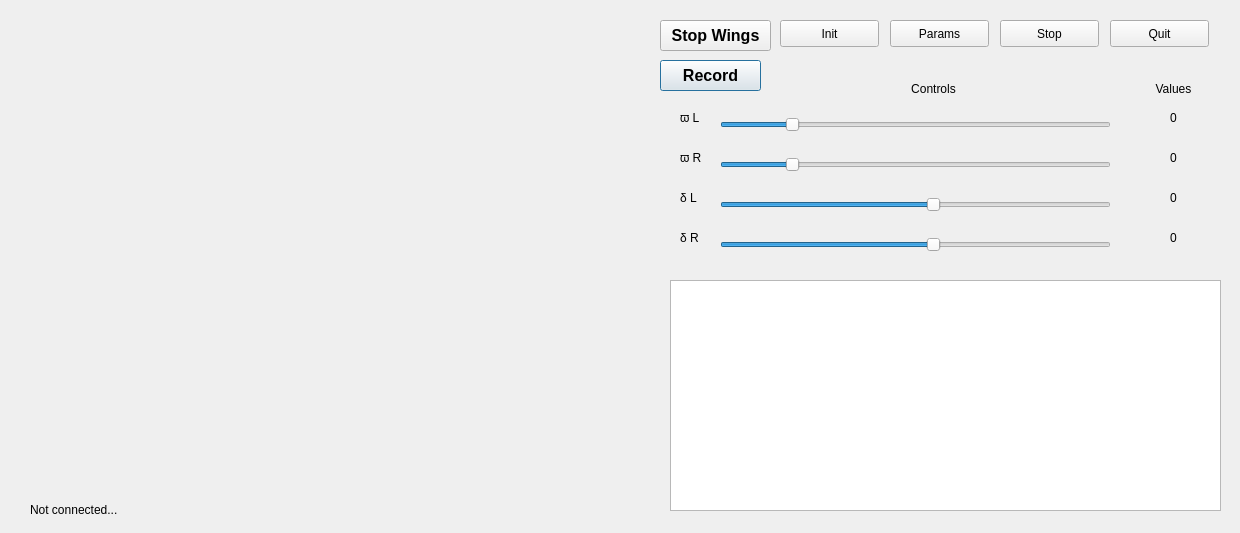
<?xml version="1.0" encoding="UTF-8"?>
<ui version="4.0">
 <class>Dialog</class>
 <widget class="QDialog" name="Dialog">
  <property name="geometry">
   <rect>
    <x>0</x>
    <y>0</y>
    <width>1240</width>
    <height>533</height>
   </rect>
  </property>
  <property name="windowTitle">
   <string>Dialog</string>
  </property>
  <widget class="QLabel" name="imgCamera">
   <property name="geometry">
    <rect>
     <x>10</x>
     <y>10</y>
     <width>640</width>
     <height>480</height>
    </rect>
   </property>
   <property name="autoFillBackground">
    <bool>true</bool>
   </property>
   <property name="frameShadow">
    <enum>QFrame::Plain</enum>
   </property>
   <property name="text">
    <string/>
   </property>
  </widget>
  <widget class="QPushButton" name="btnRecordOrStop">
   <property name="geometry">
    <rect>
     <x>660</x>
     <y>60</y>
     <width>101</width>
     <height>31</height>
    </rect>
   </property>
   <property name="font">
    <font>
     <pointsize>12</pointsize>
     <weight>75</weight>
     <bold>true</bold>
    </font>
   </property>
   <property name="text">
    <string>Record</string>
   </property>
  </widget>
  <widget class="QPlainTextEdit" name="txtConsole">
   <property name="geometry">
    <rect>
     <x>670</x>
     <y>280</y>
     <width>551</width>
     <height>231</height>
    </rect>
   </property>
   <property name="font">
    <font>
     <family>Courier New</family>
     <pointsize>10</pointsize>
    </font>
   </property>
   <property name="readOnly">
    <bool>true</bool>
   </property>
  </widget>
  <widget class="QLabel" name="labelStatus">
   <property name="geometry">
    <rect>
     <x>30</x>
     <y>500</y>
     <width>141</width>
     <height>20</height>
    </rect>
   </property>
   <property name="text">
    <string>Not connected...</string>
   </property>
  </widget>
  <widget class="QLabel" name="labelControls">
   <property name="geometry">
    <rect>
     <x>900</x>
     <y>80</y>
     <width>67</width>
     <height>17</height>
    </rect>
   </property>
   <property name="text">
    <string>Controls</string>
   </property>
   <property name="alignment">
    <set>Qt::AlignCenter</set>
   </property>
  </widget>
  <widget class="QSlider" name="slideOmegaLeft">
   <property name="geometry">
    <rect>
     <x>720</x>
     <y>110</y>
     <width>391</width>
     <height>29</height>
    </rect>
   </property>
   <property name="maximum">
    <number>75</number>
   </property>
   <property name="singleStep">
    <number>1</number>
   </property>
   <property name="value">
    <number>13</number>
   </property>
   <property name="orientation">
    <enum>Qt::Horizontal</enum>
   </property>
  </widget>
  <widget class="QSlider" name="slideOmgeraRight">
   <property name="geometry">
    <rect>
     <x>720</x>
     <y>150</y>
     <width>391</width>
     <height>29</height>
    </rect>
   </property>
   <property name="maximum">
    <number>75</number>
   </property>
   <property name="singleStep">
    <number>1</number>
   </property>
   <property name="value">
    <number>13</number>
   </property>
   <property name="orientation">
    <enum>Qt::Horizontal</enum>
   </property>
  </widget>
  <widget class="QSlider" name="slideDeltaleft">
   <property name="geometry">
    <rect>
     <x>720</x>
     <y>190</y>
     <width>391</width>
     <height>29</height>
    </rect>
   </property>
   <property name="minimum">
    <number>-75</number>
   </property>
   <property name="maximum">
    <number>75</number>
   </property>
   <property name="value">
    <number>7</number>
   </property>
   <property name="orientation">
    <enum>Qt::Horizontal</enum>
   </property>
  </widget>
  <widget class="QSlider" name="slideDeltaRight">
   <property name="geometry">
    <rect>
     <x>720</x>
     <y>230</y>
     <width>391</width>
     <height>29</height>
    </rect>
   </property>
   <property name="minimum">
    <number>-75</number>
   </property>
   <property name="maximum">
    <number>75</number>
   </property>
   <property name="value">
    <number>7</number>
   </property>
   <property name="orientation">
    <enum>Qt::Horizontal</enum>
   </property>
  </widget>
  <widget class="QLabel" name="labelOmegaLeft">
   <property name="geometry">
    <rect>
     <x>680</x>
     <y>110</y>
     <width>41</width>
     <height>17</height>
    </rect>
   </property>
   <property name="text">
    <string>&lt;html&gt;&lt;head/&gt;&lt;body&gt;&lt;p&gt;ϖ L &lt;/p&gt;&lt;/body&gt;&lt;/html&gt;</string>
   </property>
  </widget>
  <widget class="QLabel" name="labelOmegaRight">
   <property name="geometry">
    <rect>
     <x>680</x>
     <y>150</y>
     <width>41</width>
     <height>17</height>
    </rect>
   </property>
   <property name="text">
    <string>&lt;html&gt;&lt;head/&gt;&lt;body&gt;&lt;p&gt;ϖ R&lt;/p&gt;&lt;/body&gt;&lt;/html&gt;</string>
   </property>
  </widget>
  <widget class="QLabel" name="labelDeltaLeft">
   <property name="geometry">
    <rect>
     <x>680</x>
     <y>190</y>
     <width>41</width>
     <height>17</height>
    </rect>
   </property>
   <property name="text">
    <string>&lt;html&gt;&lt;head/&gt;&lt;body&gt;&lt;p&gt;δ L&lt;/p&gt;&lt;/body&gt;&lt;/html&gt;</string>
   </property>
  </widget>
  <widget class="QLabel" name="labelDeltaRight">
   <property name="geometry">
    <rect>
     <x>680</x>
     <y>230</y>
     <width>41</width>
     <height>17</height>
    </rect>
   </property>
   <property name="text">
    <string>&lt;html&gt;&lt;head/&gt;&lt;body&gt;&lt;p&gt;δ R&lt;/p&gt;&lt;/body&gt;&lt;/html&gt;</string>
   </property>
  </widget>
  <widget class="QLabel" name="labelOmgLeftVal">
   <property name="geometry">
    <rect>
     <x>1140</x>
     <y>110</y>
     <width>67</width>
     <height>17</height>
    </rect>
   </property>
   <property name="text">
    <string>&lt;html&gt;&lt;head/&gt;&lt;body&gt;&lt;p align=&quot;center&quot;&gt;0&lt;/p&gt;&lt;/body&gt;&lt;/html&gt;</string>
   </property>
  </widget>
  <widget class="QLabel" name="labelOmrRightVal">
   <property name="geometry">
    <rect>
     <x>1140</x>
     <y>150</y>
     <width>67</width>
     <height>17</height>
    </rect>
   </property>
   <property name="text">
    <string>&lt;html&gt;&lt;head/&gt;&lt;body&gt;&lt;p align=&quot;center&quot;&gt;0&lt;/p&gt;&lt;/body&gt;&lt;/html&gt;</string>
   </property>
  </widget>
  <widget class="QLabel" name="labelDeltaLeftVal">
   <property name="geometry">
    <rect>
     <x>1140</x>
     <y>190</y>
     <width>67</width>
     <height>17</height>
    </rect>
   </property>
   <property name="text">
    <string>&lt;html&gt;&lt;head/&gt;&lt;body&gt;&lt;p align=&quot;center&quot;&gt;0&lt;/p&gt;&lt;/body&gt;&lt;/html&gt;</string>
   </property>
  </widget>
  <widget class="QLabel" name="labelDeltaRightVal">
   <property name="geometry">
    <rect>
     <x>1140</x>
     <y>230</y>
     <width>67</width>
     <height>17</height>
    </rect>
   </property>
   <property name="text">
    <string>&lt;html&gt;&lt;head/&gt;&lt;body&gt;&lt;p align=&quot;center&quot;&gt;0&lt;/p&gt;&lt;/body&gt;&lt;/html&gt;</string>
   </property>
  </widget>
  <widget class="QPushButton" name="btnLocate">
   <property name="geometry">
    <rect>
     <x>660</x>
     <y>20</y>
     <width>111</width>
     <height>31</height>
    </rect>
   </property>
   <property name="font">
    <font>
     <pointsize>12</pointsize>
     <weight>75</weight>
     <bold>true</bold>
    </font>
   </property>
   <property name="text">
    <string>Stop Wings</string>
   </property>
  </widget>
  <widget class="QLabel" name="labelValues">
   <property name="geometry">
    <rect>
     <x>1140</x>
     <y>80</y>
     <width>67</width>
     <height>17</height>
    </rect>
   </property>
   <property name="text">
    <string>Values</string>
   </property>
   <property name="alignment">
    <set>Qt::AlignCenter</set>
   </property>
  </widget>
  <widget class="QPushButton" name="btnInit">
   <property name="geometry">
    <rect>
     <x>780</x>
     <y>20</y>
     <width>99</width>
     <height>27</height>
    </rect>
   </property>
   <property name="text">
    <string>Init</string>
   </property>
  </widget>
  <widget class="QPushButton" name="btnStop">
   <property name="geometry">
    <rect>
     <x>1000</x>
     <y>20</y>
     <width>99</width>
     <height>27</height>
    </rect>
   </property>
   <property name="text">
    <string>Stop</string>
   </property>
  </widget>
  <widget class="QPushButton" name="btnParams">
   <property name="geometry">
    <rect>
     <x>890</x>
     <y>20</y>
     <width>99</width>
     <height>27</height>
    </rect>
   </property>
   <property name="text">
    <string>Params</string>
   </property>
  </widget>
  <widget class="QPushButton" name="btnQuit">
   <property name="geometry">
    <rect>
     <x>1110</x>
     <y>20</y>
     <width>99</width>
     <height>27</height>
    </rect>
   </property>
   <property name="text">
    <string>Quit</string>
   </property>
  </widget>
 </widget>
 <layoutdefault spacing="6" margin="11"/>
 <resources/>
 <connections/>
</ui>
